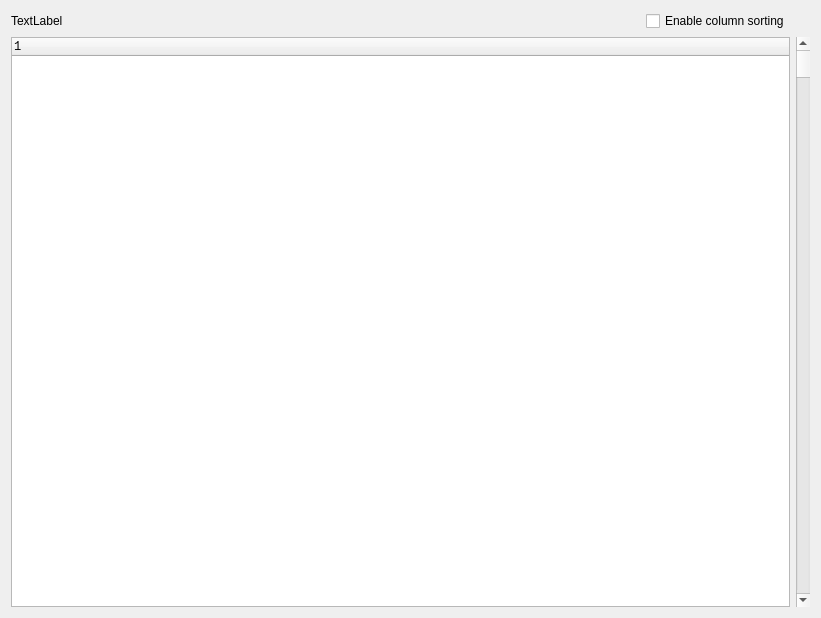
<?xml version="1.0" encoding="UTF-8"?>
<ui version="4.0">
 <class>TabularDisplay</class>
 <widget class="QWidget" name="TabularDisplay">
  <property name="geometry">
   <rect>
    <x>0</x>
    <y>0</y>
    <width>821</width>
    <height>618</height>
   </rect>
  </property>
  <property name="windowTitle">
   <string>Form</string>
  </property>
  <layout class="QGridLayout" name="gridLayout">
   <item row="0" column="0">
    <widget class="QLabel" name="label_raster">
     <property name="text">
      <string>TextLabel</string>
     </property>
    </widget>
   </item>
   <item row="0" column="1">
    <widget class="QCheckBox" name="sort">
     <property name="sizePolicy">
      <sizepolicy hsizetype="Fixed" vsizetype="Fixed">
       <horstretch>0</horstretch>
       <verstretch>0</verstretch>
      </sizepolicy>
     </property>
     <property name="text">
      <string>Enable column sorting</string>
     </property>
    </widget>
   </item>
   <item row="1" column="0" colspan="2">
    <widget class="QTreeWidget" name="tree">
     <property name="font">
      <font>
       <family>Lucida Console</family>
      </font>
     </property>
     <property name="verticalScrollBarPolicy">
      <enum>Qt::ScrollBarAlwaysOff</enum>
     </property>
     <property name="uniformRowHeights">
      <bool>true</bool>
     </property>
     <column>
      <property name="text">
       <string notr="true">1</string>
      </property>
     </column>
    </widget>
   </item>
   <item row="1" column="2">
    <widget class="QScrollBar" name="tree_scroll">
     <property name="maximum">
      <number>9999</number>
     </property>
     <property name="singleStep">
      <number>1</number>
     </property>
     <property name="pageStep">
      <number>10</number>
     </property>
     <property name="orientation">
      <enum>Qt::Vertical</enum>
     </property>
     <property name="invertedAppearance">
      <bool>false</bool>
     </property>
    </widget>
   </item>
  </layout>
 </widget>
 <resources>
  <include location="resource.qrc"/>
 </resources>
 <connections/>
</ui>
